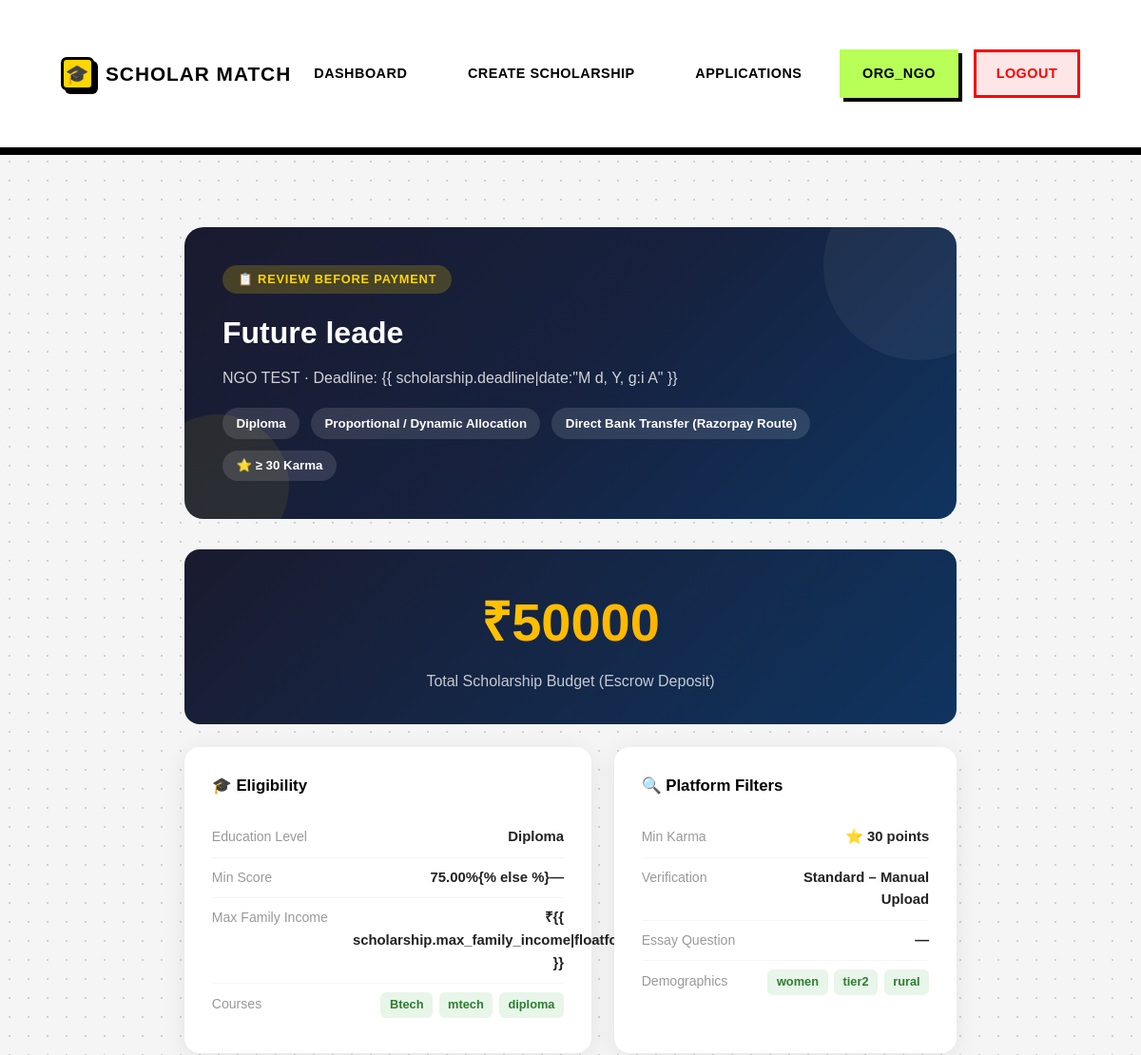
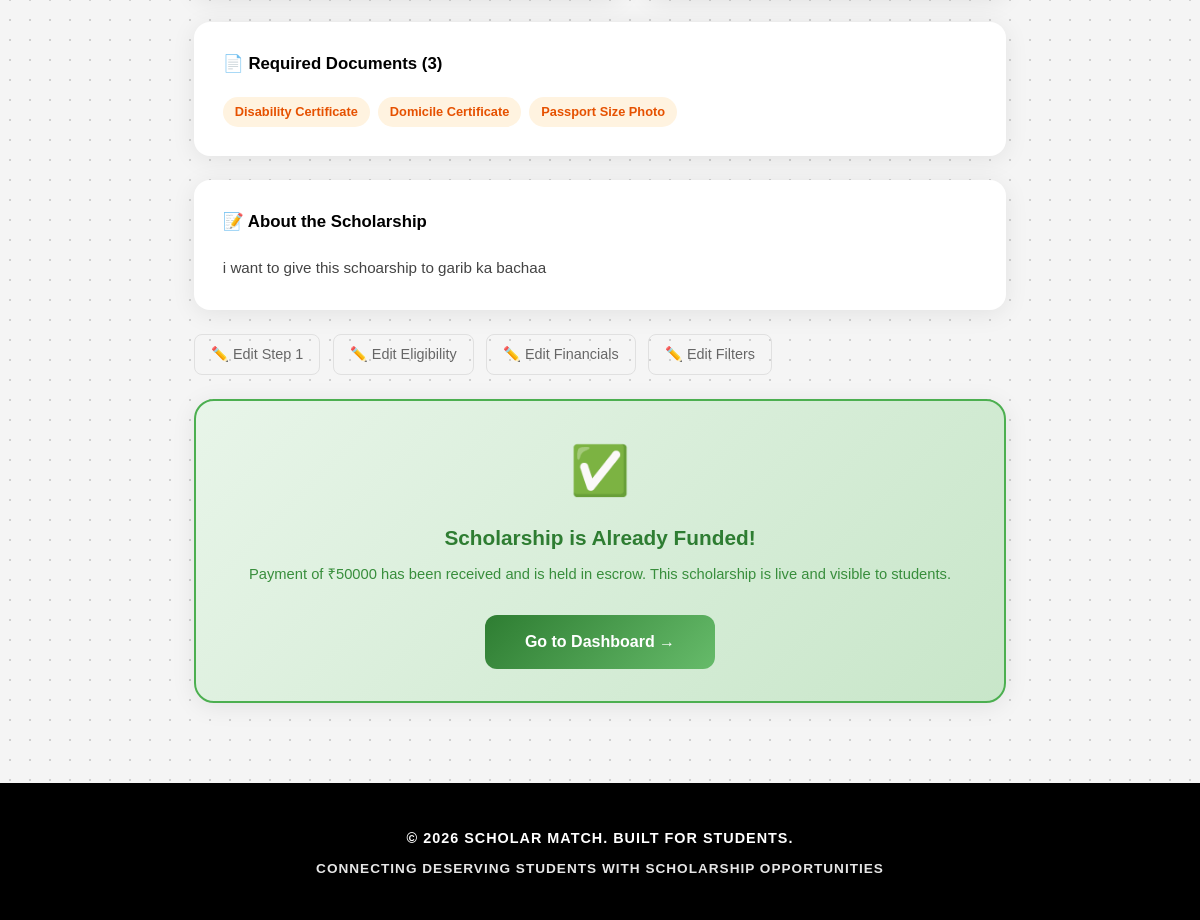
The app's page /organization/scholarship/review/2/ (signed in) with its own data (2 pictures, top to bottom).
### users/models.py (models this page shows, shortened)
class User(AbstractUser):
    is_student = models.BooleanField(default=True)
    is_moderator = models.BooleanField(default=False)
    is_organization = models.BooleanField(default=False)

class OrganizationProfile(models.Model):
    user = models.OneToOneField(User, on_delete=models.CASCADE, primary_key=True)
    organization_name = models.CharField(max_length=255, unique=True)
    contact_person = models.CharField(max_length=150)
    official_email = models.EmailField(unique=True)
    website_url = models.URLField(max_length=2000, blank=True)
    is_verified_funder = models.BooleanField(default=False, help_text="Verified by platform administration")

### scholarships/models.py (models this page shows, shortened)
class Scholarship(models.Model):
    title = models.CharField(max_length=255, unique=True, verbose_name="Scholarship Title")
    org_profile = models.ForeignKey(
        'users.OrganizationProfile',
        on_delete=models.CASCADE,
        related_name='scholarships',
        null=True, blank=True,
        verbose_name="Organization"
    )
    logo = models.ImageField(
        upload_to='scholarship_logos/',
        blank=True, null=True,
        verbose_name="Organization Logo"
    )
    description = models.TextField(verbose_name="About the Scholarship (HTML allowed)")
    deadline = models.DateTimeField(verbose_name="Application Deadline")
    education_level = models.CharField(
        max_length=20,
        choices=EDUCATION_LEVEL_CHOICES,
        default='ANY',
        verbose_name="Target Education Level"
    )
    courses = models.TextField(
        blank=True, default='[]',
        help_text='JSON list of eligible courses/streams. Leave "[]" for any.'
    )
    max_family_income = models.PositiveIntegerField(
        null=True, blank=True,
        verbose_name="Max Family Annual Income (₹)",
        help_text="Maximum annual family income in INR (e.g. 800000 for ₹8 lakh)"
    )
    min_percentage = models.DecimalField(
        max_digits=5, decimal_places=2,
        null=True, blank=True,
        verbose_name="Minimum Academic Score (%/CGPA)"
    )
    demographic_focus = models.TextField(
        blank=True, default='[]',
        help_text='JSON list of demographic targets. Leave "[]" for all.'
    )
    total_budget = models.PositiveIntegerField(
        verbose_name="Total Budget (₹)",
        help_text="Full amount the organization deposits into escrow (INR)"
    )
    distribution_type = models.CharField(
        max_length=10,
        choices=DISTRIBUTION_TYPE_CHOICES,
        default='FIXED',
        verbose_name="Distribution Logic"
    )
    fixed_amount = models.PositiveIntegerField(
        null=True, blank=True,
        verbose_name="Fixed Amount per Winner (₹)",
        help_text="Required when distribution type is FIXED"
    )
    num_winners = models.PositiveIntegerField(
        null=True, blank=True,
        verbose_name="Number of Winners",
        help_text="How many students get selected"
    )
    disbursement_method = models.CharField(
        max_length=20,
        choices=DISBURSEMENT_METHOD_CHOICES,
        default='BANK_TRANSFER',
        verbose_name="Disbursement Method"
    )
    min_karma = models.PositiveIntegerField(
        default=0,
        verbose_name="Minimum Karma Points Required",
        help_text="Only students with ≥ this karma can apply"
    )
    verification_strictness = models.CharField(
        max_length=10,
        choices=VERIFICATION_STRICTNESS_CHOICES,
        default='STANDARD',
        verbose_name="Verification Strictness"
    )
    essay_question = models.TextField(
        blank=True,
        verbose_name="Custom Essay / Question (Optional)",
        help_text="e.g. 'Why do you need this scholarship?'"
    )
    is_active = models.BooleanField(
        default=False,
        help_text="Becomes True only after payment is confirmed"
    )
    is_funded = models.BooleanField(
        default=False,
        help_text="True once Razorpay payment is verified"
    )
    created_at = models.DateTimeField(auto_now_add=True)
    last_updated = models.DateTimeField(auto_now=True)
    organization = models.CharField(
        max_length=255, blank=True,
        help_text="[Legacy] Organization name as string. Use org_profile FK instead."
    )
    source_url = models.URLField(max_length=2000, blank=True)
    award_amount = models.CharField(
        max_length=50, blank=True,
        help_text="[Legacy] Free-text award amount. Use total_budget instead."
    )
    details = models.TextField(
        blank=True,
        help_text="[Legacy] Use description instead."
    )
    is_verified = models.BooleanField(default=False)
    found_by_student = models.ForeignKey(
        'users.StudentProfile',
        on_delete=models.SET_NULL,
        null=True, blank=True,
        related_name='found_scholarships'
    )
    finder_karma_awarded = models.IntegerField(default=0)
    class Meta:
        ordering = ['-created_at']
    def get_courses(self):
        try:
            return json.loads(self.courses)
        except (ValueError, TypeError):
            return []
    def get_demographic_focus(self):
        try:
            return json.loads(self.demographic_focus)
        except (ValueError, TypeError):
            return []
    @property
    def name(self):
        """
        Backward-compatibility alias for `title`.
        All existing templates and views use scholarship.name — this keeps
        them working without any changes.
        """
        return self.title

class RequiredDocument(models.Model):
    scholarship = models.ForeignKey(
        Scholarship, on_delete=models.CASCADE, related_name='required_documents'
    )
    document_name = models.CharField(
        max_length=100,
        choices=DOCUMENT_CHOICES,
        help_text="Identifier key for the document type"
    )
    description = models.TextField(blank=True)
    is_mandatory = models.BooleanField(default=True)
    verification_strictness = models.CharField(
        max_length=10,
        choices=VERIFICATION_STRICTNESS_CHOICES,
        default='STANDARD',
        verbose_name="Verification Method for this document"
    )

### funder_portal/views.py (the view)
# urls.py: path('scholarship/review/<int:draft_id>/',  views.scholarship_review,  name='scholarship_review'),
@login_required
def scholarship_review(request, draft_id):
    if not is_organization(request.user):
        messages.error(request, 'Access denied.')
        return redirect('student_dashboard')
    scholarship = get_object_or_404(
        Scholarship, pk=draft_id, org_profile=request.user.organizationprofile
    )
    required_docs = RequiredDocument.objects.filter(scholarship=scholarship)
    funding = ScholarshipFunding.objects.filter(scholarship=scholarship).first()
    is_paid = (funding is not None and funding.status == 'PAID')
    context = {
        'scholarship': scholarship,
        'required_docs': required_docs,
        'razorpay_key': getattr(settings, 'RAZORPAY_KEY_ID', 'rzp_test_placeholder'),
        'courses': scholarship.get_courses(),
        'demographics': scholarship.get_demographic_focus(),
        'is_paid': is_paid,
    }
    return render(request, 'funder_portal/scholarship_review.html', context)

### funder_portal/templates/funder_portal/scholarship_review.html (shortened to what this page needs)
{% extends "base.html" %}
{% block content %}
<div class="review-container">
    <div class="review-hero">
        <div class="review-hero-content">
            <div class="review-tag">📋 REVIEW BEFORE PAYMENT</div>
            <h1>{{ scholarship.title }}</h1>
            <p>{{ scholarship.org_profile.organization_name }} · Deadline: {{ scholarship.deadline|date:"M d, Y, g:i A"
                }}</p>
            <div class="review-badge-row">
                <span class="review-badge">{{ scholarship.get_education_level_display }}</span>
                <span class="review-badge">{{ scholarship.get_distribution_type_display }}</span>
                <span class="review-badge">{{ scholarship.get_disbursement_method_display }}</span>
                {% if scholarship.min_karma > 0 %}
                <span class="review-badge">⭐ ≥ {{ scholarship.min_karma }} Karma</span>
                {% endif %}
            </div>
        </div>
    </div>
    <div class="budget-card">
        <div class="budget-amount">₹{{ scholarship.total_budget|default:0 }}</div>
        <div class="budget-label">Total Scholarship Budget (Escrow Deposit)</div>
    </div>
    <div class="review-grid">
        <div class="review-card">
            <h3>🎓 Eligibility</h3>
            <div class="review-row">
                <span class="review-key">Education Level</span>
                <span class="review-val">{{ scholarship.get_education_level_display }}</span>
            </div>
            <div class="review-row">
                <span class="review-key">Min Score</span>
                <span class="review-val">{% if scholarship.min_percentage %}{{ scholarship.min_percentage }}%{% else
                    %}—{% endif %}</span>
            </div>
            <div class="review-row">
                <span class="review-key">Max Family Income</span>
                <span class="review-val">{% if scholarship.max_family_income %}₹{{
                    scholarship.max_family_income|floatformat:0 }}{% else %}No limit{% endif %}</span>
            </div>
            {% if courses %}
            <div class="review-row">
                <span class="review-key">Courses</span>
                <span class="review-val">
                    <div class="tag-list">
                        {% for c in courses %}<span class="tag">{{ c }}</span>{% endfor %}
                    </div>
                </span>
            </div>
            {% endif %}
        </div>
        <div class="review-card">
            <h3>🔍 Platform Filters</h3>
            <div class="review-row">
                <span class="review-key">Min Karma</span>
                <span class="review-val">⭐ {{ scholarship.min_karma }} points</span>
            </div>
            <div class="review-row">
                <span class="review-key">Verification</span>
                <span class="review-val">{{ scholarship.get_verification_strictness_display }}</span>
            </div>
            <div class="review-row">
                <span class="review-key">Essay Question</span>
                <span class="review-val">{% if scholarship.essay_question %}✅ Set{% else %}—{% endif %}</span>
            </div>
            {% if demographics %}
            <div class="review-row">
                <span class="review-key">Demographics</span>
                <span class="review-val">
                    <div class="tag-list">
                        {% for d in demographics %}<span class="tag">{{ d }}</span>{% endfor %}
                    </div>
                </span>
            </div>
            {% endif %}
        </div>
        {% if required_docs %}
        <div class="review-card review-card-full">
            <h3>📄 Required Documents ({{ required_docs.count }})</h3>
            <div class="docs-list">
                {% for doc in required_docs %}
                <div class="doc-pill">{{ doc.get_document_name_display }}</div>
                {% endfor %}
            </div>
        </div>
        {% endif %}
        <div class="review-card review-card-full">
            <h3>📝 About the Scholarship</h3>
            <div style="color:#444;line-height:1.7;font-size:.95rem;">{{ scholarship.description|linebreaks }}</div>
        </div>
    </div>
    <div style="margin-bottom:1.5rem;">
        <a href="{% url 'funder_portal:create_step1' %}" class="btn-edit-link">✏️ Edit Step 1</a>
        <a href="{% url 'funder_portal:create_step2' draft_id=scholarship.pk %}" class="btn-edit-link">✏️ Edit
            Eligibility</a>
        <a href="{% url 'funder_portal:create_step3' draft_id=scholarship.pk %}" class="btn-edit-link">✏️ Edit
            Financials</a>
        <a href="{% url 'funder_portal:create_step4' draft_id=scholarship.pk %}" class="btn-edit-link">✏️ Edit
            Filters</a>
    </div>
    {% if is_paid %}
    <div class="pay-section" style="background:linear-gradient(135deg,#E8F5E9,#C8E6C9);border:2px solid #4CAF50;">
        <div style="font-size:3rem;margin-bottom:.75rem;">✅</div>
        <h3 style="color:#2E7D32;">Scholarship is Already Funded!</h3>
        <p style="color:#388E3C;">Payment of ₹{{ scholarship.total_budget|default:0 }} has been received and is held in
            escrow. This scholarship is live and visible to students.</p>
        <a href="{% url 'funder_portal:funder_dashboard' %}"
            style="display:inline-block;background:linear-gradient(135deg,#2E7D32,#66BB6A);color:white;text-decoration:none;padding:.9rem 2.5rem;border-radius:12px;font-weight:700;">Go
            to Dashboard →</a>
    </div>
    {% endif %}
</div>
{% endblock %}

### templates/base.html (shortened to what this page needs)
<!DOCTYPE html>
<html lang="en">
<head>
</head>
<body>
    <nav>
        <div class="container">
            <a href="/" class="logo">
                <div class="logo-icon">🎓</div>
                <span>Scholar Match</span>
            </a>
            <ul>
                {% if user.is_authenticated %}
                {% if user.is_student %}
                <li><a href="{% url 'student_dashboard' %}">Dashboard</a></li>
                <li><a href="{% url 'scholarships:scholarship_list' %}">Scholarships</a></li>
                <li><a href="{% url 'applications:my_applications' %}">My Applications</a></li>
                <li><a href="{% url 'karma:karma_dashboard' %}">Karma</a></li>
                {% elif user.is_organization %}
                <li><a href="{% url 'funder_portal:funder_dashboard' %}">Dashboard</a></li>
                <li><a href="{% url 'funder_portal:create_scholarship' %}">Create Scholarship</a></li>
                <li><a href="{% url 'funder_portal:view_applications' %}">Applications</a></li>
                {% elif user.is_moderator %}
                <li><a href="{% url 'moderator_dashboard' %}">Dashboard</a></li>
                <li><a href="{% url 'moderator_add_scholarship' %}">Add Scholarship</a></li>
                <li><a href="{% url 'karma:moderator_overview' %}">Karma Review</a></li>
                {% endif %}
                <li>
                    <span class="user-info">{{ user.username }}</span>
                </li>
                <li><a href="{% url 'logout' %}" class="logout-btn">Logout</a></li>
                {% else %}
                <li><a href="{% url 'login' %}">Login</a></li>
                {% endif %}
            </ul>
        </div>
    </nav>
    <div class="container">
        {% block content %}
        {% endblock %}
    </div>
    <footer>
        <p>&copy; 2026 Scholar Match. Built for Students.</p>
        <p style="margin-top: 0.5rem; font-size: 0.85rem; opacity: 0.9;">Connecting Deserving Students with Scholarship
            Opportunities</p>
    </footer>
</body>
</html>

### records on screen
User: username "ORG_NGO"
Scholarship: title "Future leade", org_profile.organization_name "NGO TEST", education_level "Diploma", distribution_type "Proportional / Dynamic Allocation", disbursement_method "Direct Bank Transfer (Razorpay Route)", min_karma "30", total_budget "50000", min_percentage "75.00", verification_strictness "Standard – Manual Upload", description "i want to give this schoarship to garib ka bachaa"
RequiredDocument: document_name "Disability Certificate"
RequiredDocument: document_name "Domicile Certificate"
RequiredDocument: document_name "Passport Size Photo"

### other values on screen
{{ c }} "Btech" "mtech" "diploma"
{{ d }} "women" "tier2" "rural"
{{ required_docs.count }} "3"
